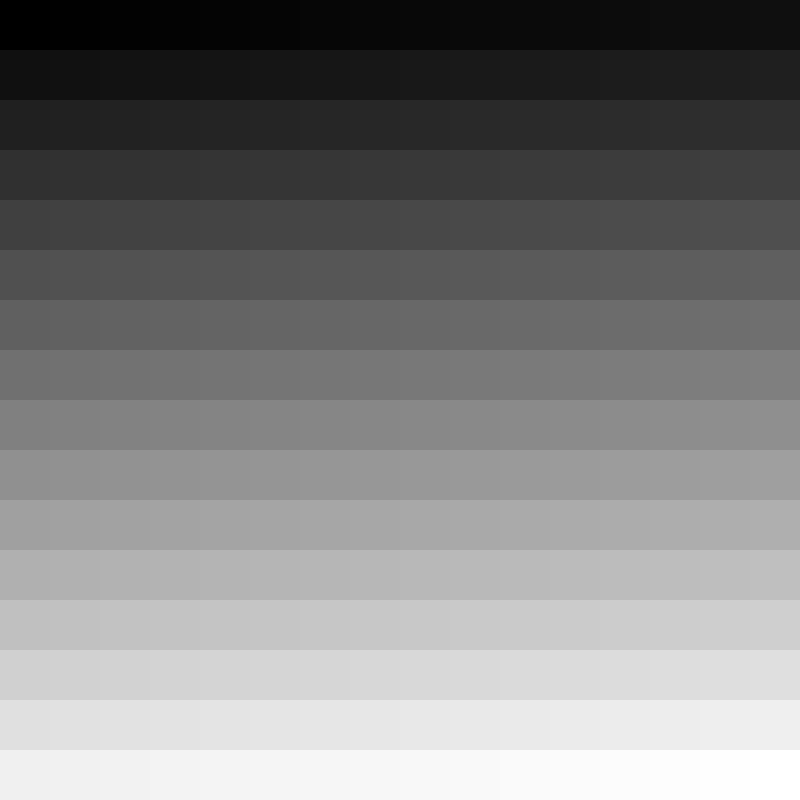
Frame 1 (no input)
Frame 60 (the mouse pressed at the canvas centre just before this capture): identical to frame 1, image omitted
Frame 120 (the mouse held since frame 60 and released just before this capture): identical to frame 1, image omitted

The Processing sketch that drew this single still picture (run headless with seeded random() and noise(); from frame 60 on, the mouse is pressed at the canvas centre):

// Processing sketch: Arrays
// ── Arrays.pde
/*
  
  Processing Tutorial
  Sketch Nr. 20
  Thema : Arrays
  
  Sketch Inhalte :
  
  Ein Array kann eine Liste von Daten speichern, auf die ueber Indizes zugegriffen wird
  
  Deklaration - Bei der Deklaration eines Arrays gibt man einen Datentyp und Namen; Diesmal mit einem [] um festzulegen, dass es sich um ein Array handelt
      - [DATENTYP][[]] [NAME]; oder [DATENTYP] [NAME][[]];
  
  Initialisierung / Zuweisung - Bei der Initialisierung wird entweder die Groesse des Arrays festgelegt, oder die Startterte werden direkt hineingeschrieben 
      Alternativ kann man auch ein bereits inizialisiertes Array kopieren
      - [NAME] = new [DATENTYP][#ZAHL];, [NAME] = new [DATENTYP][[]]{value1, value2, ...}; oder [NAME] = [ANDERESARRAY];
  
  Deklaration mit Initialisierung - Deklatation und Initialisierung koennen auch in einer Zeile durchgefuehrt werden
    ~ [DATENTYP][[]] [NAME] = new [DATENTYP] [[#GROESSE]];
    ~ [DATENTYP] [NAME][[]] = new [DATENTYP] [[#GROESSE]];
    ~ [DATENTYP] [NAME][[]] = new [DATENTYP] [[]] {value1, value2, ...};
    ~ [DATENTYP] [NAME][[]] = {value1, value2, ...};
    ~ Ein Array mit der Groesse 10, besitzt die indizes von 0 - 9
  
  append(#ARRAY,#VALUE); - Vergroessert das Array um ein Element und schreibt die Daten in die neue Position
    ~ #ARRAY : Array, das erweitert werden soll
    ~ #VALUE : Wert, der hinzugefuegt werden soll
  
  shorten(#ARRAY); - Verkleinert das Array um einen Index
    ~ #ARRAY : Array, das verkleinert werden soll
  
  expand(#ARRAY); / expand(#ARRAY,#SIZE); - Veraendert die Groesse eines Arrays
    ~ #ARRAY : Array, das angepasst werden soll
    ~ #SIZE : Neue Groesse des Array (ohne diesem Parameter wird die Groesse des Arrays verdoppelt)
  
  concat(#ARRAY1, #ARRAY2); - Verkettet zwei Array miteinander, beide Arrays muessen vom selben Datentyp stammen
    ~ #ARRAY1 : Erstes Array zur Verkettung
    ~ #ARRAY2 : Zweites Array zur Verkettung
  
  splice(#ARRAY,#WERT,#INDEX); - Fuegt einen Wert oder ein Array in eine bestimme Position eines Arrays
    ~ #ARRAY : Array in das etwas eingefuegt wird
    ~ #WERT :  Wert oder Array, das eingefuegt wird
    ~ #INDEX : Position des Arrays in die der Wert / das Array eingefuegt wird (beginnend ab 0)
  
  arrayCopy(#QUELLE,#ZIEL); / arrayCopy(#QUELLE,#ZIEL,#LENGTH); / arrayCopy(#QUELLE,#Q-POS,#ZIEL,#Z-POS,#LENGTH); 
      - Kopiert ein Array (oder einen Teil davon) in ein anderes Array
    ~ #QUELLE : Array von dem kopiert wird
    ~ #Q-POS : Position im Quell-Array, ab der kopiert wird
    ~ #ZIEL : Array in das geschrieben wird
    ~ #Z-POS : Position im Ziel-Array, ab der geschrieben wird
    ~ #LENGTH : Anzahl der Indizes die kopiert wird

  subset(#ARRAY,#START); / subset(#ARRAY,#START,#COUNT); - Extrahiert ein Array von Elementen aus einem existierenden Array
    ~ #ARRAY : Array, aus dem extrahiert wird
    ~ #START : Array Position, ab der extrahiert wird
    ~ #COUNT : Anzahl der Elemente die extrahiert werden
  
  reverse(#ARRAY); - Kehrt die Reigenfolge der Elemente eines Arrays um
    ~ #ARRAY : Array bei dem die Reigenfolge der Elemente umgekehrt wird
  
  sort(#ARRAY); / sort(#ARRAY,#ANZAHL); - Sortiert ein Array (oder einen Teil davon) vom kleinsten Element bis zum groessten, Strings werden alphabetisch sortiert
    ~ #ARRAY : Array, das sortiert wird
    ~ #ANZAHL : Anzahl der Elemente, die sortiert wird
  
  printArray(#ARRAY); - Schreibt ein Array in die Konsole
    ~ #ARRAY : Array ( -\_(._.)_/- )
  
  ----------
  
  join(#ARRAY,#SEPARATOR); - Kombiniert ein Array von Strings in einen einzigen String, jeder String wird durch den 'Separator' getrennt
    ~ #ARRAY : Array, das kombiniert wird
    ~ #SEPARATOR : Separator, der die Strings aus dem Array trennt
  
  split(#WERT,#SPLIT); - Spaltet einen String mit der Hilfe eines Trennzeichens in ein String Array
    ~ #WERT : String, der zu einem Array gespalten wird
    ~ #SPLIT : Trennzeichen (oder String), welches den String aufspaltet
  
  splitTokens(#WERT); / splitTokens(#WERT,#SPLIT); - Spaltet einen String mit der Hilfe mehrerer Trennzeichen in ein String Array
    ~ #WERT : String, der zu einem Array gespalten wird
    ~ #SPLIT : String aus mehreren trennzeichen, welche den String aufspalten
    ~ Wird kein Trennzeichen angegeben werden alle Whitespaces genutzt, unklusive \t, \n, \r und \f
  
  ----------
  
  Dimensionen : Arrays koennen mehr als nur eine Dimension haben.
    ~ #1 [DATENTYP][[]]             [NAME] = new [DATENTYP][[x]]
    ~ #2 [DATENTYP][[]][[]]         [NAME] = new [DATENTYP][[x]][[y]]
    ~ #3 [DATENTYP][[]][[]][[]]     [NAME] = new [DATENTYP][[x]][[y]][[z]]
    ~ #4 [DATENTYP][[]][[]][[]][[]] [NAME] = new [DATENTYP][[x]][[y]][[z]][[a]]
    ~ .....
    
    ~ char[[]][[]] myArray = { {'A','D','T'},
                           {'F','C','L'},
                           {'Y','R','P'},
                           {'E','Q','N'} };
  
    ~ Nutze die Funktionen nur fuer eindimensionale Arrays
  
*/

color farbe;
int zahl;
int[][] farben;

void setup()
{
  // SETUP START
  size(800,800);

  String[] woerter;
  String woerter2[] = new String[4];
  String[] testArray;
  
  woerter2[0] = "Sketch13";
  woerter2[1] = "Arrays";
  woerter2[2] = "ERROR";
  woerter2[3] = "404";
  
  woerter = new String[]{"Hello","World","Processing"};

  println("println() :");
  println(woerter);
  
  println();
  
  println("printArray() :");
  printArray(woerter);
  
  println();
  
  println("print mit for");
  for(int index = 0; index < woerter.length; index++){
    println("["+index+"] \""+woerter[index]+"\"");
  }
  
  println();
  // ***** append *****
  println("append : ");
  print("Original : ");
  println(woerter);
  
  testArray = append(woerter, "testString");
  print("Append : ");
  println(testArray);
  
  println();
  // ***** shorten *****
  println("shorten : ");
  print("Original : ");
  println(testArray);
  
  testArray = shorten(testArray);
  print("Shorten : ");
  println(testArray);
  
  println();
  // ***** expand *****
  println("expand : ");
  print("Original : ");
  println(woerter2);
  
  testArray = expand(woerter2);
  print("Expand (ohne Size) : ");
  println(testArray);
  
  testArray = expand(woerter2,woerter2.length+2);
  print("Expand (Size > Array) : ");
  println(testArray);
  
  testArray = expand(woerter2,2);
  print("Expand (Size < Array) : ");
  println(testArray);
  
  println();
  // ***** concat *****
  println("concat :");
  print("Array1 : ");
  println(woerter);
  
  print("Array2 : ");
  println(woerter2);
  
  testArray = concat(woerter, woerter2);
  print("Concat : ");
  println(testArray);
  
  println();
  // ***** splice *****
  println("splice : ");
  print("Original : ");
  println(woerter);
  
  testArray = splice(woerter,"SPLICE",2);
  print("Splice String : ");
  println(testArray);
  
  testArray = splice(woerter,woerter2,1);
  print("Splice Array : ");
  println(testArray);
  
  println();
  // ***** ArrayCopy *****
  println("arrayCopy : ");
  print("Array1 : ");
  println(woerter);
  
  print("Array2 : ");
  println(woerter2);
  
  testArray = new String[3];
  
  /*
  (Versucht) Alle Elemente des woerter2 Array beginnend ab index 0
  in das testArray beginnend ab index 0
  Wirft eine Exception weil das Quell-Array groesser ist als das Ziel-Array
  */
  //arrayCopy(woerter2,testArray);
  
  for(int index = 0; index < testArray.length; index++){
    testArray[index] = woerter[index];
  }
  /*
  Kopiert testArray.length (3) Elemente
  vom woerter2 Array beginnend ab index 0
  in das testArray Array beginnend ab index 0
  */
  arrayCopy(woerter2,testArray,testArray.length);
  print("ArrayCopy 'Voll' : ");
  println(testArray);
  
  for(int index = 0; index < testArray.length; index++){
    testArray[index] = woerter[index];
  }
  /*
  Kopiert 1 Element
  vom woerter2 Array beginnedn ab index 0
  in das testArray Array beginnend ab index 0
  */
  arrayCopy(woerter2,testArray,1); // Kopiert die ersten 2 Elemente von woerter2 in die ersten zwei Elemente des testArrays
  print("ArrayCopy 'Teil' : ");
  println(testArray);
  
  for(int index = 0; index < testArray.length; index++){
    testArray[index] = woerter[index];
  }
  /*
  Kopiert 1 Element
  vom woerter2 Array beginnend ab Index 1
  in das testArray Array beginnedn ab index 2
  */
  arrayCopy(woerter2,1,testArray,2,1); // Kopiert ein Element
  print("ArrayCopy 'Teil-Position' : ");
  println(testArray);
  
  println();
  // ***** subset *****
  println("subset : ");
  woerter = concat(woerter,woerter2);
  print("Original : ");
  println(woerter);
  
  testArray = subset(woerter,3);
  print("Subset ab Index 3 : ");
  println(testArray);
  
  testArray = subset(woerter,1,4);
  print("Subset ab Index 1, 4 Elemente : ");
  println(testArray);
  
  println();
  // ***** reverse *****
  println("reverse : ");
  print("Original : ");
  println(woerter);
  testArray = reverse(woerter);
  print("Reverse : ");
  println(testArray);
  
  println();
  // ***** sort *****
  println("sort : ");
  print("Original : ");
  println(woerter);
  
  testArray = sort(woerter);
  print("Reverse 'Alle' : ");
  println(testArray);
  
  testArray = sort(woerter,4);
  print("Reverse 'Teil' : ");
  println(testArray);
  
  println();
  // ...
  
  // ***** join *****
  println("join : ");
  print("Original : ");
  println(woerter);
  
  String stringArray = join(woerter, " : ");
  print("Join : ");
  println(stringArray);
  
  println();
  // ***** split *****
  println("split : ");
  stringArray = "404,  ,., Hello, Sketch13 World., ERROR. Processing .Arrays";
  println("Original : " + stringArray);
  testArray = stringArray.split(" ");
  println("Split Space : " + join(testArray,"#"));
  
  testArray = stringArray.split(", ");
  println("Split ,Space : " + join(testArray,"#"));
  
  println();
  // ***** splitTokens *****
  println("splitTokens : ");
  println("Original : " + stringArray);
  testArray = splitTokens(stringArray,", ");
  println("splitTokens ,Space : " + join(testArray,"#"));
  
  testArray = splitTokens(stringArray,", .");
  println("splitTokens ,Space. : " + join(testArray,"#"));
  
  zahl = 0;
  farbe = color(zahl,zahl,zahl);
  farben = new int[16][16];
  
  for(int hoehe = 0; hoehe < 16; hoehe++){
    for(int breite = 0; breite < 16; breite++){
      farben[breite][hoehe] = farbe;
      zahl += 1;
      farbe = color(zahl,zahl,zahl);
    }
  }
  // SETUP ENDE
}

void draw()
{
  // NICHT TEIL DES TUTORIALS
  //background(125);
  // DRAW START
  
  farbe = 0;
  noStroke();
  for(int hoehe = 0; hoehe < 800; hoehe+=50){
    for(int breite = 0; breite < 800; breite+=50){
      fill(farben[breite/50][hoehe/50]);
      square(breite,hoehe,50);
    }
  }
  
  // DRAW ENDE
  // NICHT TEIL DES TUTORIALS
  //line(0, mouseY, width, mouseY);
  //line(mouseX, 0, mouseX, height);
  //println(mouseX + " | " + mouseY);
}
